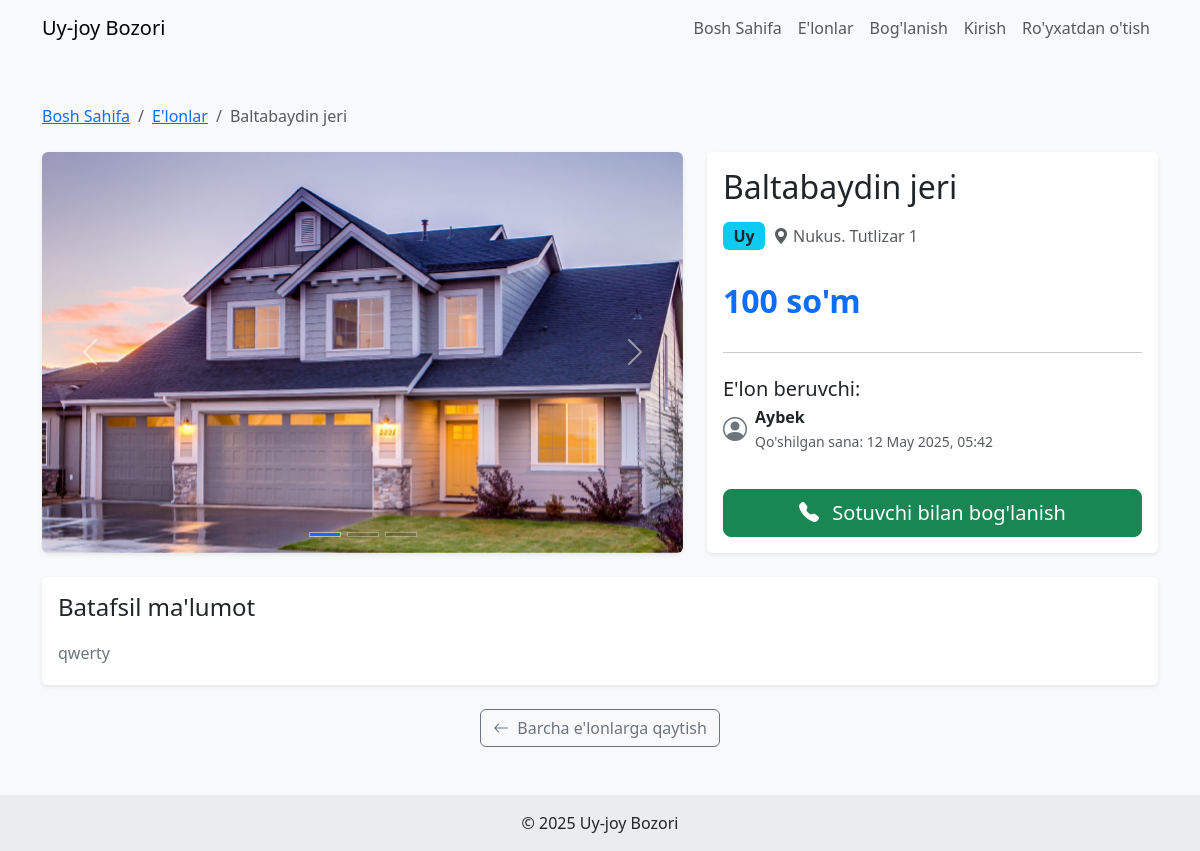
/elonlar/1/, run on the app's committed database.
### AltinGiltApp/models.py (models this page shows, shortened)
class Elon(models.Model):
    nomi = models.CharField(max_length=200)
    joylashuvi = models.ForeignKey(Shahar, on_delete=models.SET_NULL, null=True, blank=False, verbose_name=_("Joylashuvi"))
    manzil = models.CharField(_("Aniq manzil"), max_length=255, blank=True,
                              help_text=_("Ko'cha, uy raqami, mo'ljal (ixtiyoriy)"))
    turi = models.ForeignKey(Tur, on_delete=models.SET_NULL, null=True, blank=False, verbose_name=_("Mulk turi"))
    narxi = models.PositiveIntegerField() # Narx manfiy bo'lmasligi uchun
    batafsil = models.TextField()
    user = models.ForeignKey(CustomUser, on_delete=models.CASCADE, related_name='elonlar')
    created_at = models.DateTimeField(auto_now_add=True)
    updated_at = models.DateTimeField(auto_now=True)
    class StatusChoices(models.TextChoices):
        PENDING = 'PENDING', _('Moderatsiyada')
        APPROVED = 'APPROVED', _('Tasdiqlangan')
        REJECTED = 'REJECTED', _('Rad etilgan')
    status = models.CharField(
        max_length=10,
        choices=StatusChoices.choices,
        default=StatusChoices.PENDING,
        db_index=True # Status bo'yicha tez-tez filter qilinadi
    )
    moderation_notes = models.TextField(
        blank=True, null=True, # Faqat rad etilganda to'ldiriladi
        verbose_name=_("Moderator izohi (rad etish sababi)")
    )
    class Meta:
        ordering = ['-created_at']
        verbose_name = _('e\'lon')
        verbose_name_plural = _('e\'lonlar')

class Rasm(models.Model):
    image = models.ImageField(upload_to=elon_rasm_path)
    elon = models.ForeignKey(Elon, on_delete=models.CASCADE, related_name='rasmlar')
    class Meta:
        verbose_name = _('rasm')
        verbose_name_plural = _('rasmlar')

class Tur(models.Model):
    nomi = models.CharField(_("Mulk turi nomi"), max_length=50, unique=True)
    class Meta:
        verbose_name = _("mulk turi")
        verbose_name_plural = _("mulk turlari")
        ordering = ['nomi']

class Shahar(models.Model):
    nomi = models.CharField(_("Shahar nomi"), max_length=100, unique=True)
    class Meta:
        verbose_name = _("shahar")
        verbose_name_plural = _("shaharlar")
        ordering = ['nomi']

class CustomUser(AbstractBaseUser, PermissionsMixin):
    phone_number = models.CharField(
        _('telefon raqami'),
        max_length=17,
        unique=True,
        validators=[phone_regex], # Validatorni qo'shdik
        help_text=_('Telefon raqamingizni +998XXXXXXXXX formatida kiriting.')
    )
    first_name = models.CharField(_('ism'), max_length=150)
    last_name = models.CharField(_('familiya'), max_length=150, blank=True) # Familiya ixtiyoriy
    email = models.EmailField(_('elektron pochta'), blank=True, null=True, unique=True) # Emailni ham unique qilish mumkin
    is_staff = models.BooleanField(default=False)
    is_active = models.BooleanField(default=True) # Yangi userlar avtomatik aktiv bo'lsinmi?
    date_joined = models.DateTimeField(auto_now_add=True)
    objects = CustomUserManager()
    USERNAME_FIELD = 'phone_number' # Login uchun ishlatiladigan maydon
    REQUIRED_FIELDS = ['first_name'] # createsuperuser so'raydigan maydonlar (USERNAME_FIELD dan tashqari)
    class Meta:
        verbose_name = _('foydalanuvchi')
        verbose_name_plural = _('foydalanuvchilar')

### AltinGiltApp/views.py (the view)
# urls.py: path('elonlar/<int:elon_id>/', views.elon_sahifasi, name='elon_detail'),
def elon_sahifasi(request, elon_id):
    elon = get_object_or_404(Elon.objects.select_related('joylashuvi', 'turi', 'user'), pk=elon_id)
    if not (elon.status == Elon.StatusChoices.APPROVED or (request.user.is_authenticated and elon.user == request.user)):
        from django.http import Http404
        raise Http404("E'lon topilmadi yoki ko'rishga ruxsat yo'q.")
    context = {'elon': elon}
    return render(request, 'altingiltapp/elon.html', context)

### templates/altingiltapp/elon.html (shortened to what this page needs)
{% extends "altingiltapp/base.html" %}
{% load static %}
{% block content %}
<section class="py-5 bg-light">
    <div class="container">
        <nav aria-label="breadcrumb" class="mb-4">
            <ol class="breadcrumb">
                <li class="breadcrumb-item"><a href="{% url 'AltinGiltApp:bosh_sahifa' %}">Bosh Sahifa</a></li>
                <li class="breadcrumb-item"><a href="{% url 'AltinGiltApp:elonlar_list' %}">E'lonlar</a></li>
                <li class="breadcrumb-item active" aria-current="page">{{ elon.nomi|truncatechars:40 }}</li>
            </ol>
        </nav>
        <div class="row g-4">
            <div class="col-lg-7">
                <div class="card shadow-sm border-0 rounded overflow-hidden">
                    {% if elon.rasmlar.all %}
                    <div id="elonCarousel" class="carousel slide" data-bs-ride="carousel">
                        <div class="carousel-indicators">
                            {% for rasm in elon.rasmlar.all %}
                            <button type="button" data-bs-target="#elonCarousel" data-bs-slide-to="{{ forloop.counter0 }}" class="{% if forloop.first %}active{% endif %}" aria-current="{% if forloop.first %}true{% endif %}" aria-label="Slide {{ forloop.counter }}"></button>
                            {% endfor %}
                        </div>
                        <div class="carousel-inner">
                            {% for rasm in elon.rasmlar.all %}
                            <div class="carousel-item {% if forloop.first %}active{% endif %}">
                                <img src="{{ rasm.image.url }}" class="d-block w-100" alt="{{ elon.nomi }} rasmi {{ forloop.counter }}" style="aspect-ratio: 16 / 10; object-fit: cover;">
                            </div>
                            {% endfor %}
                        </div>
                        {% if elon.rasmlar.count > 1 %}
                        <button class="carousel-control-prev" type="button" data-bs-target="#elonCarousel" data-bs-slide="prev">
                            <span class="carousel-control-prev-icon" aria-hidden="true"></span>
                        </button>
                        <button class="carousel-control-next" type="button" data-bs-target="#elonCarousel" data-bs-slide="next">
                            <span class="carousel-control-next-icon" aria-hidden="true"></span>
                        </button>
                        {% endif %}
                    </div>
                    {% else %}
                        <img src="{% static 'images/placeholder.png' %}" alt="Rasm yo'q" class="card-img-top" style="aspect-ratio: 16 / 10; object-fit: cover;">
                    {% endif %}
                </div>
            </div>
            <div class="col-lg-5">
                <div class="card shadow-sm border-0 h-100">
                    <div class="card-body d-flex flex-column">
                        <h1 class="card-title h2 mb-3">{{ elon.nomi }}</h1>
                        <div class="d-flex align-items-center mb-3">
                            <span class="badge bg-info text-dark me-2 fs-6">{{ elon.turi.nomi }}</span>
                            <span class="text-muted"><i class="bi bi-geo-alt-fill me-1"></i>{{ elon.joylashuvi.nomi }}. {{elon.manzil}}</span>
                        </div>
                        <div class="my-3">
                             <h2 class="text-primary fw-bolder mb-0">{{ elon.narxi }} so'm</h2>
                        </div>
                        <hr>
                        <h5 class="mt-2 mb-1">E'lon beruvchi:</h5>
                        <div class="d-flex align-items-center mb-3">
                             <i class="bi bi-person-circle fs-4 text-secondary me-2"></i>
                             <div>
                                 <strong class="d-block">{{ elon.user.first_name }} {{ elon.user.last_name }}</strong>
                                 <small class="text-muted">Qo'shilgan sana: {{ elon.created_at|date:"d M Y, H:i" }}</small>
                             </div>
                        </div>
                        <div class="d-grid gap-2 mt-auto pt-3">
                            <button class="btn btn-success btn-lg" type="button" data-bs-toggle="modal" data-bs-target="#contactModal">
                                <i class="bi bi-telephone-fill me-2"></i> Sotuvchi bilan bog'lanish
                            </button>
                        </div>
                    </div>
                </div>
            </div>
        </div>
        <div class="row mt-4">
            <div class="col-12">
                <div class="card shadow-sm border-0">
                     <div class="card-body">
                        <h4 class="mb-3">Batafsil ma'lumot</h4>
                        <div class="text-secondary lh-lg description-text">
                            {{ elon.batafsil|linebreaksbr }}
                        </div>
                     </div>
                </div>
            </div>
        </div>
         <div class="text-center mt-4">
             <a href="{% url 'AltinGiltApp:elonlar_list' %}" class="btn btn-outline-secondary">
                 <i class="bi bi-arrow-left me-1"></i> Barcha e'lonlarga qaytish
             </a>
         </div>
    </div>
</section>
{% endblock %}

### templates/altingiltapp/elon.html (style rules this page uses)
.carousel-indicators [data-bs-target] { background-color: rgba(0, 0, 0, 0.3); border: 1px solid rgba(255, 255, 255, 0.5); }
.carousel-indicators .active { background-color: var(--bs-primary); }

### data on the page
Elon: nomi "Baltabaydin jeri", turi.nomi "Uy", joylashuvi.nomi "Nukus", manzil "Tutlizar 1", narxi "100", user.first_name "Aybek", created_at "12 May 2025, 05:42", batafsil "qwerty"
Rasm: image (picture)
